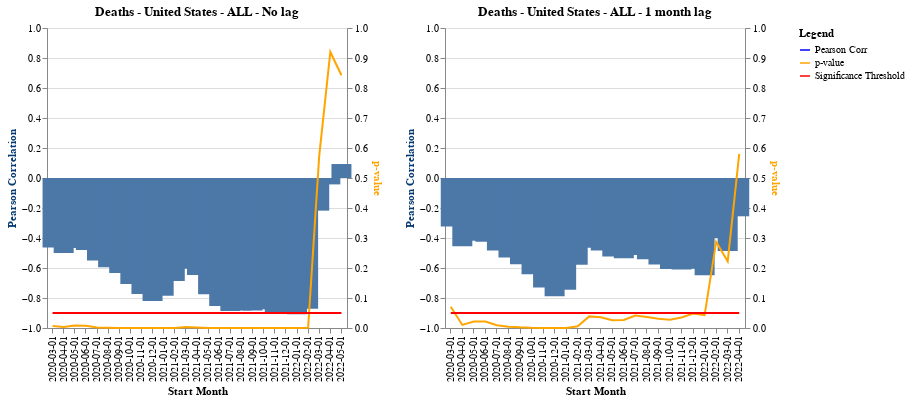

Source (notebook cell):
### Markdown cell above
### 4.3 - New Deaths / Passenger counts, zero lag vs. one month lag

### Code cell
print('\n')
print('When correlating passenger counts with new deaths, not having any lag shows the stronger correlation.')
print('Correlating passenger counts with new deaths instead of new cases also generates more consistently strong p-values.')

covid_column = 'deaths'
numlag = 'both'
process_loc(compiled_df, covid_column, numMonthsCutoff, numlag, 
            default_loc_code, default_loc_name, default_carrier, 
            date_from, date_to)

### Figure 1 — Vega-Lite specification as saved in the notebook (floating-point values rounded to 4 significant figures)
{"config": {"view": {"continuousWidth": 400, "continuousHeight": 300}}, "concat": [{"layer": [{"mark": {"type": "bar", "size": 20}, "encoding": {"x": {"type": "nominal", "axis": {"tickMinStep": 1}, "field": "Start Month"}, "y": {"type": "quantitative", "axis": {"title": "Pearson Correlation", "titleColor": "#063970"}, "field": "Pearson Corr", "scale": {"domain": [-1, 1]}}}}, {"mark": "line", "encoding": {"color": {"type": "nominal", "field": "key", "legend": {"title": "Legend"}, "scale": {"domain": ["Pearson Corr", "p-value", "Significance Threshold"], "range": ["blue", "orange", "red"]}}, "x": {"type": "nominal", "axis": {"tickMinStep": 1}, "field": "Start Month"}, "y": {"type": "quantitative", "axis": {"title": "p-value", "titleColor": "orange"}, "field": "value", "scale": {"domain": [0, 1]}}}, "transform": [{"fold": ["p-value", "Significance Threshold"]}]}], "data": {"name": "data-82c24989098c6db2e8c9e88217ff1092"}, "height": 300, "resolve": {"scale": {"y": "independent"}}, "title": "Deaths - United States - ALL - No lag", "width": 300}, {"layer": [{"mark": {"type": "bar", "size": 20}, "encoding": {"x": {"type": "nominal", "axis": {"tickMinStep": 1}, "field": "Start Month"}, "y": {"type": "quantitative", "axis": {"title": "Pearson Correlation", "titleColor": "#063970"}, "field": "Pearson Corr", "scale": {"domain": [-1, 1]}}}}, {"mark": "line", "encoding": {"color": {"type": "nominal", "field": "key", "legend": {"title": "Legend"}, "scale": {"domain": ["Pearson Corr", "p-value", "Significance Threshold"], "range": ["blue", "orange", "red"]}}, "x": {"type": "nominal", "axis": {"tickMinStep": 1}, "field": "Start Month"}, "y": {"type": "quantitative", "axis": {"title": "p-value", "titleColor": "orange"}, "field": "value", "scale": {"domain": [0, 1]}}}, "transform": [{"fold": ["p-value", "Significance Threshold"]}]}], "data": {"name": "data-37beef3e4e297ac4649fd457f3195657"}, "height": 300, "resolve": {"scale": {"y": "independent"}}, "title": "Deaths - United States - ALL - 1 month lag", "width": 300}], "$schema": "https://vega.github.io/schema/vega-lite/v4.8.1.json", "datasets": {"data-82c24989098c6db2e8c9e88217ff1092": [{"Start Month": "2020-03-01", "Pearson Corr": -0.4641, "p-value": 0.006514, "Significance Threshold": 0.05}, {"Start Month": "2020-04-01", "Pearson Corr": -0.4992, "p-value": 0.003628, "Significance Threshold": 0.05}, {"Start Month": "2020-05-01", "Pearson Corr": -0.467, "p-value": 0.008078, "Significance Threshold": 0.05}, {"Start Month": "2020-06-01", "Pearson Corr": -0.4801, "p-value": 0.007255, "Significance Threshold": 0.05}, {"Start Month": "2020-07-01", "Pearson Corr": -0.5508, "p-value": 0.001961, "Significance Threshold": 0.05}, {"Start Month": "2020-08-01", "Pearson Corr": -0.5956, "p-value": 0.0008267, "Significance Threshold": 0.05}, {"Start Month": "2020-09-01", "Pearson Corr": -0.6338, "p-value": 0.000386, "Significance Threshold": 0.05}, {"Start Month": "2020-10-01", "Pearson Corr": -0.7062, "p-value": 5.554e-05, "Significance Threshold": 0.05}, {"Start Month": "2020-11-01", "Pearson Corr": -0.7729, "p-value": 5.923e-06, "Significance Threshold": 0.05}, {"Start Month": "2020-12-01", "Pearson Corr": -0.8205, "p-value": 9.112e-07, "Significance Threshold": 0.05}, {"Start Month": "2021-01-01", "Pearson Corr": -0.7856, "p-value": 8.942e-06, "Significance Threshold": 0.05}, {"Start Month": "2021-02-01", "Pearson Corr": -0.6868, "p-value": 0.0004148, "Significance Threshold": 0.05}, {"Start Month": "2021-03-01", "Pearson Corr": -0.6046, "p-value": 0.003695, "Significance Threshold": 0.05}, {"Start Month": "2021-04-01", "Pearson Corr": -0.6468, "p-value": 0.002056, "Significance Threshold": 0.05}, {"Start Month": "2021-05-01", "Pearson Corr": -0.7749, "p-value": 9.779e-05, "Significance Threshold": 0.05}, {"Start Month": "2021-06-01", "Pearson Corr": -0.854, "p-value": 6.505e-06, "Significance Threshold": 0.05}, {"Start Month": "2021-07-01", "Pearson Corr": -0.8875, "p-value": 2.02e-06, "Significance Threshold": 0.05}, {"Start Month": "2021-08-01", "Pearson Corr": -0.8832, "p-value": 5.816e-06, "Significance Threshold": 0.05}, {"Start Month": "2021-09-01", "Pearson Corr": -0.884, "p-value": 1.227e-05, "Significance Threshold": 0.05}, {"Start Month": "2021-10-01", "Pearson Corr": -0.8749, "p-value": 4.207e-05, "Significance Threshold": 0.05}, {"Start Month": "2021-11-01", "Pearson Corr": -0.9047, "p-value": 2.147e-05, "Significance Threshold": 0.05}, {"Start Month": "2021-12-01", "Pearson Corr": -0.9039, "p-value": 5.478e-05, "Significance Threshold": 0.05}, {"Start Month": "2022-01-01", "Pearson Corr": -0.9089, "p-value": 0.0001067, "Significance Threshold": 0.05}, {"Start Month": "2022-02-01", "Pearson Corr": -0.8712, "p-value": 0.001027, "Significance Threshold": 0.05}, {"Start Month": "2022-03-01", "Pearson Corr": -0.2176, "p-value": 0.5738, "Significance Threshold": 0.05}, {"Start Month": "2022-04-01", "Pearson Corr": -0.04265, "p-value": 0.9201, "Significance Threshold": 0.05}, {"Start Month": "2022-05-01", "Pearson Corr": 0.09315, "p-value": 0.8426, "Significance Threshold": 0.05}], "data-37beef3e4e297ac4649fd457f3195657": [{"Start Month": "2020-03-01", "Pearson Corr": -0.3236, "p-value": 0.07079, "Significance Threshold": 0.05}, {"Start Month": "2020-04-01", "Pearson Corr": -0.4548, "p-value": 0.01016, "Significance Threshold": 0.05}, {"Start Month": "2020-05-01", "Pearson Corr": -0.4187, "p-value": 0.02127, "Significance Threshold": 0.05}, {"Start Month": "2020-06-01", "Pearson Corr": -0.4249, "p-value": 0.02157, "Significance Threshold": 0.05}, {"Start Month": "2020-07-01", "Pearson Corr": -0.4833, "p-value": 0.009186, "Significance Threshold": 0.05}, {"Start Month": "2020-08-01", "Pearson Corr": -0.5295, "p-value": 0.00451, "Significance Threshold": 0.05}, {"Start Month": "2020-09-01", "Pearson Corr": -0.5754, "p-value": 0.002102, "Significance Threshold": 0.05}, {"Start Month": "2020-10-01", "Pearson Corr": -0.6414, "p-value": 0.0005489, "Significance Threshold": 0.05}, {"Start Month": "2020-11-01", "Pearson Corr": -0.7299, "p-value": 5.154e-05, "Significance Threshold": 0.05}, {"Start Month": "2020-12-01", "Pearson Corr": -0.7889, "p-value": 7.695e-06, "Significance Threshold": 0.05}, {"Start Month": "2021-01-01", "Pearson Corr": -0.7458, "p-value": 6.763e-05, "Significance Threshold": 0.05}, {"Start Month": "2021-02-01", "Pearson Corr": -0.5788, "p-value": 0.005982, "Significance Threshold": 0.05}, {"Start Month": "2021-03-01", "Pearson Corr": -0.4654, "p-value": 0.03867, "Significance Threshold": 0.05}, {"Start Month": "2021-04-01", "Pearson Corr": -0.4833, "p-value": 0.03606, "Significance Threshold": 0.05}, {"Start Month": "2021-05-01", "Pearson Corr": -0.5229, "p-value": 0.02597, "Significance Threshold": 0.05}, {"Start Month": "2021-06-01", "Pearson Corr": -0.5349, "p-value": 0.02695, "Significance Threshold": 0.05}, {"Start Month": "2021-07-01", "Pearson Corr": -0.5139, "p-value": 0.04173, "Significance Threshold": 0.05}, {"Start Month": "2021-08-01", "Pearson Corr": -0.5422, "p-value": 0.0368, "Significance Threshold": 0.05}, {"Start Month": "2021-09-01", "Pearson Corr": -0.5774, "p-value": 0.0306, "Significance Threshold": 0.05}, {"Start Month": "2021-10-01", "Pearson Corr": -0.6073, "p-value": 0.02773, "Significance Threshold": 0.05}, {"Start Month": "2021-11-01", "Pearson Corr": -0.6102, "p-value": 0.03511, "Significance Threshold": 0.05}, {"Start Month": "2021-12-01", "Pearson Corr": -0.6054, "p-value": 0.04843, "Significance Threshold": 0.05}, {"Start Month": "2022-01-01", "Pearson Corr": -0.6484, "p-value": 0.04259, "Significance Threshold": 0.05}, {"Start Month": "2022-02-01", "Pearson Corr": -0.3992, "p-value": 0.2872, "Significance Threshold": 0.05}, {"Start Month": "2022-03-01", "Pearson Corr": -0.4859, "p-value": 0.2222, "Significance Threshold": 0.05}, {"Start Month": "2022-04-01", "Pearson Corr": -0.2553, "p-value": 0.5805, "Significance Threshold": 0.05}]}}
